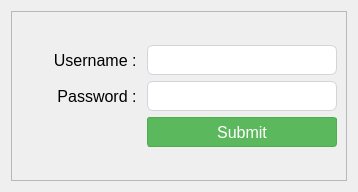
<?xml version="1.0" encoding="UTF-8"?>
<ui version="4.0">
 <class>Form</class>
 <widget class="QWidget" name="Form">
  <property name="geometry">
   <rect>
    <x>0</x>
    <y>0</y>
    <width>358</width>
    <height>192</height>
   </rect>
  </property>
  <property name="windowTitle">
   <string>Login</string>
  </property>
  <property name="styleSheet">
   <string notr="true">QLineEdit{
	border: 1px solid #d1d5db;      /* Light gray border */
    border-radius: 6px;             /* Rounded corners */
    outline: none;                  /* Remove default outline */
    color: #333;                    /* Text color */
    background-color: #fff;       /* Light gray background */
    
}

QLineEdit:focus {
    border: 1px solid #93c5fd;       /* Blue border on focus */
    background-color: #ffffff;       /* White background when focused */
}

QLineEdit:disabled {
    border: 1px solid #e5e7eb;      /* Lighter border when disabled */
    background-color: #f3f4f6;      /* Light gray background when disabled */
    color: #9ca3af;                 /* Lighter text color when disabled */
}

/* QComboBox Styling - Improved with clearer state indicators */
QComboBox {
    border: 1px solid #d1d5db;      /* Light gray border */
    border-radius: 6px;             /* Rounded corners */
    padding: 6px 12px 6px 10px;     /* Add some padding */
    min-height: 20px;               /* Minimum height */
    color: #333;                    /* Text color */
    background-color: #fff;         /* White background */
    selection-background-color: #93c5fd; /* Light blue selection */
    font-size: 14px;                /* Consistent font size */
    min-width: 6em;                 /* Minimum width */
}

QComboBox:hover:!disabled {
    border-color: #93c5fd;          /* Light blue border on hover when enabled */
    background-color: #f0f7ff;      /* Very light blue background on hover */
}

QComboBox:focus {
    border: 2px solid #3b82f6;      /* Thicker, darker blue border on focus */
    background-color: #ffffff;      /* Pure white background when focused */
}

QComboBox:disabled {
    border: 1px solid #d9dce0;      /* Very light gray border when disabled */
    background-color: #f3f4f6;      /* Light gray background when disabled */
    color: #9ca3af;                 /* Lighter text color when disabled */
}

QComboBox::drop-down {
    subcontrol-origin: padding;
    subcontrol-position: center right;
    width: 20px;
    border: none;                   /* Remove border for cleaner look */
    margin-right: 5px;              /* Add some margin */
}

/* If you don't have an icon, use this instead: */
QComboBox::down-arrow {
    width: 0;
    height: 0;
    border-left: 5px solid transparent;
    border-right: 5px solid transparent;
    border-top: 5px solid #666;     /* Arrow color */
    margin-right: 5px;
}

QComboBox::down-arrow:disabled {
    border-top: 5px solid #b0b0b0;  /* Lighter arrow color when disabled */
}

QComboBox:disabled {
    color: #9ca3af;                 /* Lighter text when disabled */
    background-color: #f3f4f6;      /* Light gray background */
    border-color: #e5e7eb;          /* Lighter border */
}

/* Add a visual indicator for disabled state */
QComboBox:disabled {
    color: #9ca3af;
    background-color: #f3f4f6;
    border: 1px solid #e5e7eb;
    padding-right: 25px;            /* Make room for the lock icon */
}

/* If you don't have a lock icon, use a pattern instead */
QComboBox:disabled {
    background-image: repeating-linear-gradient(
        45deg,
        transparent,
        transparent 5px,
        rgba(200, 200, 200, 0.1) 5px,
        rgba(200, 200, 200, 0.1) 10px
    );
}

QComboBox QAbstractItemView {
    border: 1px solid #d1d5db;
    border-radius: 0px 0px 6px 6px;
    background-color: white;
    selection-background-color: #3b82f6;  /* Darker blue for better contrast */
    selection-color: white;               /* White text on selection */
    outline: none;
    padding: 5px;
}

QComboBox QAbstractItemView::item {
    min-height: 25px;               /* Taller items for better clickability */
    padding: 5px;                   /* Padding inside items */
}

QComboBox QAbstractItemView::item:hover {
    background-color: #e5f0ff;      /* Light blue on hover */
    color: #333;
}

/* QTextEdit Styling - Similar to QLineEdit */
QTextEdit {
    border: 1px solid #d1d5db;      /* Light gray border */
    border-radius: 6px;             /* Rounded corners */
    outline: none;                  /* Remove default outline */
    color: #333;                    /* Text color */
    background-color: #fff;         /* White background */
    padding: 6px 10px;              /* Add some padding for better text display */
    selection-background-color: #93c5fd; /* Light blue selection */
}

QTextEdit:focus {
    border: 1px solid #93c5fd;      /* Blue border on focus */
    background-color: #ffffff;      /* White background when focused */
}

QTextEdit:disabled {
    border: 1px solid #e5e7eb;      /* Lighter border when disabled */
    background-color: #f3f4f6;      /* Light gray background when disabled */
    color: #9ca3af;                 /* Lighter text color when disabled */
}


/* QDateEdit Styling */
QDateEdit {
    border: 1px solid #d1d5db;
    border-radius: 6px;
    padding: 6px 10px;
    min-height: 20px;
    color: #333;
    background-color: #fff;
    font-size: 14px;
}

QDateEdit:hover:!disabled {
    border-color: #93c5fd;
    background-color: #f0f7ff;
}

QDateEdit:focus {
    border: 2px solid #3b82f6;
    background-color: #ffffff;
}

QDateEdit:disabled {
    color: #9ca3af;
    background-color: #f3f4f6;
    border: 1px dashed #c0c0c0;
}

QDateEdit::drop-down {
    subcontrol-origin: padding;
    subcontrol-position: center right;
    width: 20px;
    border: none;
    margin-right: 5px;
}

QDateEdit::down-arrow {
    width: 0;
    height: 0;
    border-left: 5px solid transparent;
    border-right: 5px solid transparent;
    border-top: 5px solid #666;
    margin-right: 5px;
}

QDateEdit::down-arrow:disabled {
    border-top: 5px solid #b0b0b0;
}

/* Calendar popup styling */
QCalendarWidget {
    background-color: white;
    border: 1px solid #d1d5db;
}

QCalendarWidget QToolButton {
    color: #333;
    background-color: transparent;
    border: 1px solid transparent;
    border-radius: 4px;
    padding: 4px;
}

QCalendarWidget QToolButton:hover {
    background-color: #f0f7ff;
    border: 1px solid #93c5fd;
}

QCalendarWidget QMenu {
    background-color: white;
    border: 1px solid #d1d5db;
    padding: 5px;
}

QCalendarWidget QSpinBox {
    border: 1px solid #d1d5db;
    border-radius: 4px;
    padding: 3px;
    background-color: white;
}

QCalendarWidget QAbstractItemView:enabled {
    background-color: white;
    color: #333;
    selection-background-color: #3b82f6;
    selection-color: white;
}

QCalendarWidget QAbstractItemView:disabled {
    color: #9ca3af;
}

QCalendarWidget QWidget#qt_calendar_navigationbar {
    background-color: #f1f5f9;
    border-bottom: 1px solid #d1d5db;
    padding: 4px;
}

QPushButton {
    text-align: center;
    white-space: nowrap;
    vertical-align: middle;
    border: 1px solid transparent;
    line-height: 1.5;
    border-radius: 3px;
    margin: 0.25rem;
	opacity: 0.55;

}
</string>
  </property>
  <layout class="QGridLayout" name="gridLayout_2">
   <item row="0" column="0">
    <widget class="QFrame" name="frame">
     <property name="frameShape">
      <enum>QFrame::StyledPanel</enum>
     </property>
     <property name="frameShadow">
      <enum>QFrame::Raised</enum>
     </property>
     <layout class="QGridLayout" name="gridLayout">
      <item row="0" column="0">
       <layout class="QHBoxLayout" name="horizontalLayout">
        <item>
         <layout class="QVBoxLayout" name="verticalLayout">
          <item>
           <spacer name="verticalSpacer">
            <property name="orientation">
             <enum>Qt::Vertical</enum>
            </property>
            <property name="sizeHint" stdset="0">
             <size>
              <width>20</width>
              <height>40</height>
             </size>
            </property>
           </spacer>
          </item>
          <item>
           <layout class="QFormLayout" name="formLayout_2">
            <item row="0" column="0">
             <widget class="QLabel" name="username_label">
              <property name="minimumSize">
               <size>
                <width>120</width>
                <height>0</height>
               </size>
              </property>
              <property name="font">
               <font>
                <pointsize>12</pointsize>
               </font>
              </property>
              <property name="text">
               <string>Username : </string>
              </property>
              <property name="alignment">
               <set>Qt::AlignRight|Qt::AlignTrailing|Qt::AlignVCenter</set>
              </property>
             </widget>
            </item>
            <item row="0" column="1">
             <widget class="QLineEdit" name="username_input">
              <property name="minimumSize">
               <size>
                <width>0</width>
                <height>30</height>
               </size>
              </property>
              <property name="font">
               <font>
                <pointsize>12</pointsize>
               </font>
              </property>
             </widget>
            </item>
            <item row="1" column="0">
             <widget class="QLabel" name="password_label">
              <property name="minimumSize">
               <size>
                <width>120</width>
                <height>0</height>
               </size>
              </property>
              <property name="font">
               <font>
                <pointsize>12</pointsize>
               </font>
              </property>
              <property name="text">
               <string>Password : </string>
              </property>
              <property name="alignment">
               <set>Qt::AlignRight|Qt::AlignTrailing|Qt::AlignVCenter</set>
              </property>
             </widget>
            </item>
            <item row="1" column="1">
             <widget class="QLineEdit" name="password_input">
              <property name="minimumSize">
               <size>
                <width>0</width>
                <height>30</height>
               </size>
              </property>
              <property name="font">
               <font>
                <pointsize>12</pointsize>
               </font>
              </property>
              <property name="inputMethodHints">
               <set>Qt::ImhHiddenText|Qt::ImhNoAutoUppercase|Qt::ImhNoPredictiveText|Qt::ImhSensitiveData</set>
              </property>
              <property name="echoMode">
               <enum>QLineEdit::Password</enum>
              </property>
             </widget>
            </item>
            <item row="2" column="1">
             <widget class="QPushButton" name="submit_login_button">
              <property name="minimumSize">
               <size>
                <width>0</width>
                <height>30</height>
               </size>
              </property>
              <property name="font">
               <font>
                <pointsize>12</pointsize>
               </font>
              </property>
              <property name="styleSheet">
               <string notr="true">QPushButton {
    color: #fff;
    background-color: #5cb85c;
    border-color: #4cae4c;
}
QPushButton:hover {
    background-color: #4cae4c;
    border-color: #419641;
}
QPushButton:disabled {
    background-color: #a3d7a3;
    border-color: #a3d7a3;
    color: #e8f5e8;
}
</string>
              </property>
              <property name="text">
               <string>Submit</string>
              </property>
             </widget>
            </item>
           </layout>
          </item>
          <item>
           <spacer name="verticalSpacer_2">
            <property name="orientation">
             <enum>Qt::Vertical</enum>
            </property>
            <property name="sizeHint" stdset="0">
             <size>
              <width>20</width>
              <height>40</height>
             </size>
            </property>
           </spacer>
          </item>
         </layout>
        </item>
       </layout>
      </item>
     </layout>
    </widget>
   </item>
  </layout>
 </widget>
 <resources/>
 <connections/>
</ui>
